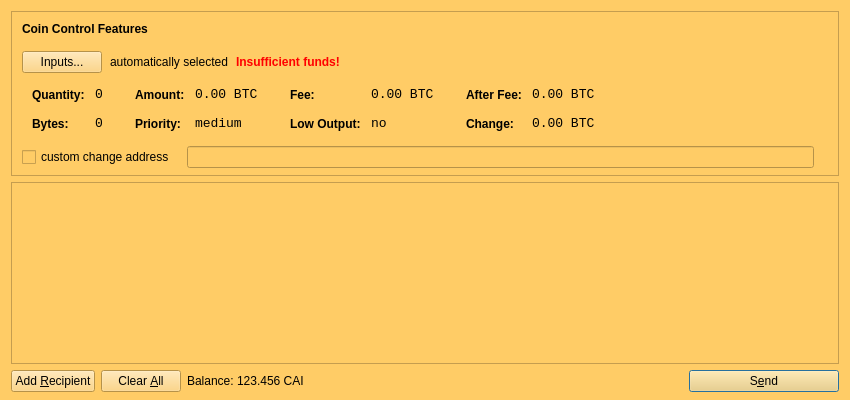
<?xml version="1.0" encoding="UTF-8"?>
<ui version="4.0">
 <class>SendCoinsDialog</class>
 <widget class="QDialog" name="SendCoinsDialog">
  <property name="geometry">
   <rect>
    <x>0</x>
    <y>0</y>
    <width>850</width>
    <height>400</height>
   </rect>
  </property>
  <property name="windowTitle">
   <string>Send Coins</string>
  </property>
  <property name="styleSheet">
   <string notr="true">background-color: rgb(255, 204, 102);
alternate-background-color: rgb(255, 204, 102);</string>
  </property>
  <layout class="QVBoxLayout" name="verticalLayout" stretch="0,1,0">
   <property name="bottomMargin">
    <number>8</number>
   </property>
   <item>
    <widget class="QFrame" name="frameCoinControl">
     <property name="sizePolicy">
      <sizepolicy hsizetype="Expanding" vsizetype="Expanding">
       <horstretch>0</horstretch>
       <verstretch>0</verstretch>
      </sizepolicy>
     </property>
     <property name="maximumSize">
      <size>
       <width>16777215</width>
       <height>16777215</height>
      </size>
     </property>
     <property name="frameShape">
      <enum>QFrame::StyledPanel</enum>
     </property>
     <property name="frameShadow">
      <enum>QFrame::Sunken</enum>
     </property>
     <layout class="QVBoxLayout" name="verticalLayoutCoinControl2">
      <property name="spacing">
       <number>6</number>
      </property>
      <property name="leftMargin">
       <number>0</number>
      </property>
      <property name="topMargin">
       <number>0</number>
      </property>
      <property name="rightMargin">
       <number>0</number>
      </property>
      <property name="bottomMargin">
       <number>6</number>
      </property>
      <item>
       <layout class="QVBoxLayout" name="verticalLayoutCoinControl" stretch="0,0,0,0,1">
        <property name="spacing">
         <number>0</number>
        </property>
        <property name="leftMargin">
         <number>10</number>
        </property>
        <property name="topMargin">
         <number>10</number>
        </property>
        <item>
         <layout class="QHBoxLayout" name="horizontalLayoutCoinControl1">
          <property name="bottomMargin">
           <number>15</number>
          </property>
          <item>
           <widget class="QLabel" name="labelCoinControlFeatures">
            <property name="sizePolicy">
             <sizepolicy hsizetype="Preferred" vsizetype="Maximum">
              <horstretch>0</horstretch>
              <verstretch>0</verstretch>
             </sizepolicy>
            </property>
            <property name="font">
             <font>
              <weight>75</weight>
              <bold>true</bold>
             </font>
            </property>
            <property name="styleSheet">
             <string notr="true">font-weight:bold;</string>
            </property>
            <property name="text">
             <string>Coin Control Features</string>
            </property>
           </widget>
          </item>
         </layout>
        </item>
        <item>
         <layout class="QHBoxLayout" name="horizontalLayoutCoinControl2" stretch="0,0,0,0">
          <property name="spacing">
           <number>8</number>
          </property>
          <property name="bottomMargin">
           <number>10</number>
          </property>
          <item>
           <widget class="QPushButton" name="pushButtonCoinControl">
            <property name="styleSheet">
             <string notr="true"/>
            </property>
            <property name="text">
             <string>Inputs...</string>
            </property>
           </widget>
          </item>
          <item>
           <widget class="QLabel" name="labelCoinControlAutomaticallySelected">
            <property name="text">
             <string>automatically selected</string>
            </property>
            <property name="margin">
             <number>5</number>
            </property>
           </widget>
          </item>
          <item>
           <widget class="QLabel" name="labelCoinControlInsuffFunds">
            <property name="font">
             <font>
              <weight>75</weight>
              <bold>true</bold>
             </font>
            </property>
            <property name="styleSheet">
             <string notr="true">color:red;font-weight:bold;</string>
            </property>
            <property name="text">
             <string>Insufficient funds!</string>
            </property>
            <property name="margin">
             <number>5</number>
            </property>
           </widget>
          </item>
          <item>
           <spacer name="horizontalSpacerCoinControl">
            <property name="orientation">
             <enum>Qt::Horizontal</enum>
            </property>
            <property name="sizeHint" stdset="0">
             <size>
              <width>40</width>
              <height>1</height>
             </size>
            </property>
           </spacer>
          </item>
         </layout>
        </item>
        <item>
         <widget class="QWidget" name="widgetCoinControl" native="true">
          <property name="sizePolicy">
           <sizepolicy hsizetype="Preferred" vsizetype="Preferred">
            <horstretch>0</horstretch>
            <verstretch>0</verstretch>
           </sizepolicy>
          </property>
          <property name="minimumSize">
           <size>
            <width>0</width>
            <height>0</height>
           </size>
          </property>
          <property name="styleSheet">
           <string notr="true"/>
          </property>
          <layout class="QHBoxLayout" name="horizontalLayoutCoinControl5">
           <property name="leftMargin">
            <number>0</number>
           </property>
           <property name="topMargin">
            <number>0</number>
           </property>
           <property name="rightMargin">
            <number>0</number>
           </property>
           <property name="bottomMargin">
            <number>0</number>
           </property>
           <item>
            <layout class="QHBoxLayout" name="horizontalLayoutCoinControl3" stretch="0,0,0,1">
             <property name="spacing">
              <number>20</number>
             </property>
             <property name="topMargin">
              <number>0</number>
             </property>
             <property name="bottomMargin">
              <number>10</number>
             </property>
             <item>
              <layout class="QFormLayout" name="formLayoutCoinControl1">
               <property name="horizontalSpacing">
                <number>10</number>
               </property>
               <property name="verticalSpacing">
                <number>14</number>
               </property>
               <property name="leftMargin">
                <number>10</number>
               </property>
               <property name="topMargin">
                <number>4</number>
               </property>
               <property name="rightMargin">
                <number>6</number>
               </property>
               <item row="0" column="0">
                <widget class="QLabel" name="labelCoinControlQuantityText">
                 <property name="styleSheet">
                  <string notr="true">font-weight:bold;</string>
                 </property>
                 <property name="text">
                  <string>Quantity:</string>
                 </property>
                 <property name="margin">
                  <number>0</number>
                 </property>
                </widget>
               </item>
               <item row="0" column="1">
                <widget class="QLabel" name="labelCoinControlQuantity">
                 <property name="font">
                  <font>
                   <family>Monospace</family>
                   <pointsize>10</pointsize>
                  </font>
                 </property>
                 <property name="cursor">
                  <cursorShape>IBeamCursor</cursorShape>
                 </property>
                 <property name="contextMenuPolicy">
                  <enum>Qt::ActionsContextMenu</enum>
                 </property>
                 <property name="text">
                  <string notr="true">0</string>
                 </property>
                 <property name="margin">
                  <number>0</number>
                 </property>
                 <property name="textInteractionFlags">
                  <set>Qt::LinksAccessibleByMouse|Qt::TextSelectableByKeyboard|Qt::TextSelectableByMouse</set>
                 </property>
                </widget>
               </item>
               <item row="1" column="0">
                <widget class="QLabel" name="labelCoinControlBytesText">
                 <property name="styleSheet">
                  <string notr="true">font-weight:bold;</string>
                 </property>
                 <property name="text">
                  <string>Bytes:</string>
                 </property>
                </widget>
               </item>
               <item row="1" column="1">
                <widget class="QLabel" name="labelCoinControlBytes">
                 <property name="font">
                  <font>
                   <family>Monospace</family>
                   <pointsize>10</pointsize>
                  </font>
                 </property>
                 <property name="cursor">
                  <cursorShape>IBeamCursor</cursorShape>
                 </property>
                 <property name="contextMenuPolicy">
                  <enum>Qt::ActionsContextMenu</enum>
                 </property>
                 <property name="text">
                  <string notr="true">0</string>
                 </property>
                 <property name="textInteractionFlags">
                  <set>Qt::LinksAccessibleByMouse|Qt::TextSelectableByKeyboard|Qt::TextSelectableByMouse</set>
                 </property>
                </widget>
               </item>
              </layout>
             </item>
             <item>
              <layout class="QFormLayout" name="formLayoutCoinControl2">
               <property name="horizontalSpacing">
                <number>10</number>
               </property>
               <property name="verticalSpacing">
                <number>14</number>
               </property>
               <property name="leftMargin">
                <number>6</number>
               </property>
               <property name="topMargin">
                <number>4</number>
               </property>
               <property name="rightMargin">
                <number>6</number>
               </property>
               <item row="0" column="0">
                <widget class="QLabel" name="labelCoinControlAmountText">
                 <property name="styleSheet">
                  <string notr="true">font-weight:bold;</string>
                 </property>
                 <property name="text">
                  <string>Amount:</string>
                 </property>
                 <property name="margin">
                  <number>0</number>
                 </property>
                </widget>
               </item>
               <item row="0" column="1">
                <widget class="QLabel" name="labelCoinControlAmount">
                 <property name="font">
                  <font>
                   <family>Monospace</family>
                   <pointsize>10</pointsize>
                  </font>
                 </property>
                 <property name="cursor">
                  <cursorShape>IBeamCursor</cursorShape>
                 </property>
                 <property name="contextMenuPolicy">
                  <enum>Qt::ActionsContextMenu</enum>
                 </property>
                 <property name="text">
                  <string notr="true">0.00 BTC</string>
                 </property>
                 <property name="textInteractionFlags">
                  <set>Qt::LinksAccessibleByMouse|Qt::TextSelectableByKeyboard|Qt::TextSelectableByMouse</set>
                 </property>
                </widget>
               </item>
               <item row="1" column="0">
                <widget class="QLabel" name="labelCoinControlPriorityText">
                 <property name="styleSheet">
                  <string notr="true">font-weight:bold;</string>
                 </property>
                 <property name="text">
                  <string>Priority:</string>
                 </property>
                </widget>
               </item>
               <item row="1" column="1">
                <widget class="QLabel" name="labelCoinControlPriority">
                 <property name="font">
                  <font>
                   <family>Monospace</family>
                   <pointsize>10</pointsize>
                  </font>
                 </property>
                 <property name="cursor">
                  <cursorShape>IBeamCursor</cursorShape>
                 </property>
                 <property name="contextMenuPolicy">
                  <enum>Qt::ActionsContextMenu</enum>
                 </property>
                 <property name="text">
                  <string>medium</string>
                 </property>
                 <property name="textInteractionFlags">
                  <set>Qt::LinksAccessibleByMouse|Qt::TextSelectableByKeyboard|Qt::TextSelectableByMouse</set>
                 </property>
                </widget>
               </item>
              </layout>
             </item>
             <item>
              <layout class="QFormLayout" name="formLayoutCoinControl3">
               <property name="horizontalSpacing">
                <number>10</number>
               </property>
               <property name="verticalSpacing">
                <number>14</number>
               </property>
               <property name="leftMargin">
                <number>6</number>
               </property>
               <property name="topMargin">
                <number>4</number>
               </property>
               <property name="rightMargin">
                <number>6</number>
               </property>
               <item row="0" column="0">
                <widget class="QLabel" name="labelCoinControlFeeText">
                 <property name="styleSheet">
                  <string notr="true">font-weight:bold;</string>
                 </property>
                 <property name="text">
                  <string>Fee:</string>
                 </property>
                 <property name="margin">
                  <number>0</number>
                 </property>
                </widget>
               </item>
               <item row="0" column="1">
                <widget class="QLabel" name="labelCoinControlFee">
                 <property name="font">
                  <font>
                   <family>Monospace</family>
                   <pointsize>10</pointsize>
                  </font>
                 </property>
                 <property name="cursor">
                  <cursorShape>IBeamCursor</cursorShape>
                 </property>
                 <property name="contextMenuPolicy">
                  <enum>Qt::ActionsContextMenu</enum>
                 </property>
                 <property name="text">
                  <string notr="true">0.00 BTC</string>
                 </property>
                 <property name="textInteractionFlags">
                  <set>Qt::LinksAccessibleByMouse|Qt::TextSelectableByKeyboard|Qt::TextSelectableByMouse</set>
                 </property>
                </widget>
               </item>
               <item row="1" column="0">
                <widget class="QLabel" name="labelCoinControlLowOutputText">
                 <property name="styleSheet">
                  <string notr="true">font-weight:bold;</string>
                 </property>
                 <property name="text">
                  <string>Low Output:</string>
                 </property>
                </widget>
               </item>
               <item row="1" column="1">
                <widget class="QLabel" name="labelCoinControlLowOutput">
                 <property name="font">
                  <font>
                   <family>Monospace</family>
                   <pointsize>10</pointsize>
                  </font>
                 </property>
                 <property name="cursor">
                  <cursorShape>IBeamCursor</cursorShape>
                 </property>
                 <property name="contextMenuPolicy">
                  <enum>Qt::ActionsContextMenu</enum>
                 </property>
                 <property name="text">
                  <string>no</string>
                 </property>
                 <property name="textInteractionFlags">
                  <set>Qt::LinksAccessibleByMouse|Qt::TextSelectableByKeyboard|Qt::TextSelectableByMouse</set>
                 </property>
                </widget>
               </item>
              </layout>
             </item>
             <item>
              <layout class="QFormLayout" name="formLayoutCoinControl4">
               <property name="horizontalSpacing">
                <number>10</number>
               </property>
               <property name="verticalSpacing">
                <number>14</number>
               </property>
               <property name="leftMargin">
                <number>6</number>
               </property>
               <property name="topMargin">
                <number>4</number>
               </property>
               <property name="rightMargin">
                <number>6</number>
               </property>
               <item row="0" column="0">
                <widget class="QLabel" name="labelCoinControlAfterFeeText">
                 <property name="styleSheet">
                  <string notr="true">font-weight:bold;</string>
                 </property>
                 <property name="text">
                  <string>After Fee:</string>
                 </property>
                 <property name="margin">
                  <number>0</number>
                 </property>
                </widget>
               </item>
               <item row="0" column="1">
                <widget class="QLabel" name="labelCoinControlAfterFee">
                 <property name="font">
                  <font>
                   <family>Monospace</family>
                   <pointsize>10</pointsize>
                  </font>
                 </property>
                 <property name="cursor">
                  <cursorShape>IBeamCursor</cursorShape>
                 </property>
                 <property name="contextMenuPolicy">
                  <enum>Qt::ActionsContextMenu</enum>
                 </property>
                 <property name="text">
                  <string notr="true">0.00 BTC</string>
                 </property>
                 <property name="textInteractionFlags">
                  <set>Qt::LinksAccessibleByMouse|Qt::TextSelectableByKeyboard|Qt::TextSelectableByMouse</set>
                 </property>
                </widget>
               </item>
               <item row="1" column="0">
                <widget class="QLabel" name="labelCoinControlChangeText">
                 <property name="styleSheet">
                  <string notr="true">font-weight:bold;</string>
                 </property>
                 <property name="text">
                  <string>Change:</string>
                 </property>
                </widget>
               </item>
               <item row="1" column="1">
                <widget class="QLabel" name="labelCoinControlChange">
                 <property name="font">
                  <font>
                   <family>Monospace</family>
                   <pointsize>10</pointsize>
                  </font>
                 </property>
                 <property name="cursor">
                  <cursorShape>IBeamCursor</cursorShape>
                 </property>
                 <property name="contextMenuPolicy">
                  <enum>Qt::ActionsContextMenu</enum>
                 </property>
                 <property name="text">
                  <string notr="true">0.00 BTC</string>
                 </property>
                 <property name="textInteractionFlags">
                  <set>Qt::LinksAccessibleByMouse|Qt::TextSelectableByKeyboard|Qt::TextSelectableByMouse</set>
                 </property>
                </widget>
               </item>
              </layout>
             </item>
            </layout>
           </item>
          </layout>
         </widget>
        </item>
        <item>
         <layout class="QHBoxLayout" name="horizontalLayoutCoinControl4" stretch="0,0,0">
          <property name="spacing">
           <number>12</number>
          </property>
          <property name="sizeConstraint">
           <enum>QLayout::SetDefaultConstraint</enum>
          </property>
          <property name="topMargin">
           <number>5</number>
          </property>
          <property name="rightMargin">
           <number>5</number>
          </property>
          <item>
           <widget class="QCheckBox" name="checkBoxCoinControlChange">
            <property name="text">
             <string>custom change address</string>
            </property>
           </widget>
          </item>
          <item>
           <widget class="QLineEdit" name="lineEditCoinControlChange">
            <property name="enabled">
             <bool>false</bool>
            </property>
            <property name="sizePolicy">
             <sizepolicy hsizetype="Expanding" vsizetype="Fixed">
              <horstretch>0</horstretch>
              <verstretch>0</verstretch>
             </sizepolicy>
            </property>
           </widget>
          </item>
          <item>
           <widget class="QLabel" name="labelCoinControlChangeLabel">
            <property name="sizePolicy">
             <sizepolicy hsizetype="Preferred" vsizetype="Expanding">
              <horstretch>0</horstretch>
              <verstretch>0</verstretch>
             </sizepolicy>
            </property>
            <property name="minimumSize">
             <size>
              <width>0</width>
              <height>0</height>
             </size>
            </property>
            <property name="text">
             <string/>
            </property>
            <property name="margin">
             <number>3</number>
            </property>
           </widget>
          </item>
         </layout>
        </item>
        <item>
         <spacer name="verticalSpacerCoinControl">
          <property name="orientation">
           <enum>Qt::Vertical</enum>
          </property>
          <property name="sizeHint" stdset="0">
           <size>
            <width>800</width>
            <height>1</height>
           </size>
          </property>
         </spacer>
        </item>
       </layout>
      </item>
     </layout>
    </widget>
   </item>
   <item>
    <widget class="QScrollArea" name="scrollArea">
     <property name="widgetResizable">
      <bool>true</bool>
     </property>
     <widget class="QWidget" name="scrollAreaWidgetContents">
      <property name="geometry">
       <rect>
        <x>0</x>
        <y>0</y>
        <width>830</width>
        <height>163</height>
       </rect>
      </property>
      <layout class="QVBoxLayout" name="verticalLayout_2">
       <property name="leftMargin">
        <number>0</number>
       </property>
       <property name="topMargin">
        <number>0</number>
       </property>
       <property name="rightMargin">
        <number>0</number>
       </property>
       <property name="bottomMargin">
        <number>0</number>
       </property>
       <item>
        <layout class="QVBoxLayout" name="entries">
         <property name="spacing">
          <number>6</number>
         </property>
        </layout>
       </item>
       <item>
        <spacer name="verticalSpacer">
         <property name="orientation">
          <enum>Qt::Vertical</enum>
         </property>
         <property name="sizeHint" stdset="0">
          <size>
           <width>20</width>
           <height>40</height>
          </size>
         </property>
        </spacer>
       </item>
      </layout>
     </widget>
    </widget>
   </item>
   <item>
    <layout class="QHBoxLayout" name="horizontalLayout">
     <item>
      <widget class="QPushButton" name="addButton">
       <property name="toolTip">
        <string>Send to multiple recipients at once</string>
       </property>
       <property name="text">
        <string>Add &amp;Recipient</string>
       </property>
       <property name="icon">
        <iconset resource="../bitcoin.qrc">
         <normaloff>:/icons/add</normaloff>:/icons/add</iconset>
       </property>
       <property name="autoDefault">
        <bool>false</bool>
       </property>
      </widget>
     </item>
     <item>
      <widget class="QPushButton" name="clearButton">
       <property name="sizePolicy">
        <sizepolicy hsizetype="Minimum" vsizetype="Fixed">
         <horstretch>0</horstretch>
         <verstretch>0</verstretch>
        </sizepolicy>
       </property>
       <property name="toolTip">
        <string>Remove all transaction fields</string>
       </property>
       <property name="text">
        <string>Clear &amp;All</string>
       </property>
       <property name="icon">
        <iconset resource="../bitcoin.qrc">
         <normaloff>:/icons/remove</normaloff>:/icons/remove</iconset>
       </property>
       <property name="autoRepeatDelay">
        <number>300</number>
       </property>
       <property name="autoDefault">
        <bool>false</bool>
       </property>
      </widget>
     </item>
     <item>
      <layout class="QHBoxLayout" name="horizontalLayout_2">
       <property name="spacing">
        <number>3</number>
       </property>
       <item>
        <widget class="QLabel" name="label">
         <property name="text">
          <string>Balance:</string>
         </property>
        </widget>
       </item>
       <item>
        <widget class="QLabel" name="labelBalance">
         <property name="cursor">
          <cursorShape>IBeamCursor</cursorShape>
         </property>
         <property name="text">
          <string>123.456 CAI</string>
         </property>
         <property name="textInteractionFlags">
          <set>Qt::LinksAccessibleByMouse|Qt::TextSelectableByKeyboard|Qt::TextSelectableByMouse</set>
         </property>
        </widget>
       </item>
      </layout>
     </item>
     <item>
      <spacer name="horizontalSpacer">
       <property name="orientation">
        <enum>Qt::Horizontal</enum>
       </property>
       <property name="sizeHint" stdset="0">
        <size>
         <width>40</width>
         <height>20</height>
        </size>
       </property>
      </spacer>
     </item>
     <item>
      <widget class="QPushButton" name="sendButton">
       <property name="minimumSize">
        <size>
         <width>150</width>
         <height>0</height>
        </size>
       </property>
       <property name="toolTip">
        <string>Confirm the send action</string>
       </property>
       <property name="text">
        <string>S&amp;end</string>
       </property>
       <property name="icon">
        <iconset resource="../bitcoin.qrc">
         <normaloff>:/icons/send</normaloff>:/icons/send</iconset>
       </property>
       <property name="default">
        <bool>true</bool>
       </property>
      </widget>
     </item>
    </layout>
   </item>
  </layout>
 </widget>
 <resources>
  <include location="../bitcoin.qrc"/>
 </resources>
 <connections/>
</ui>
